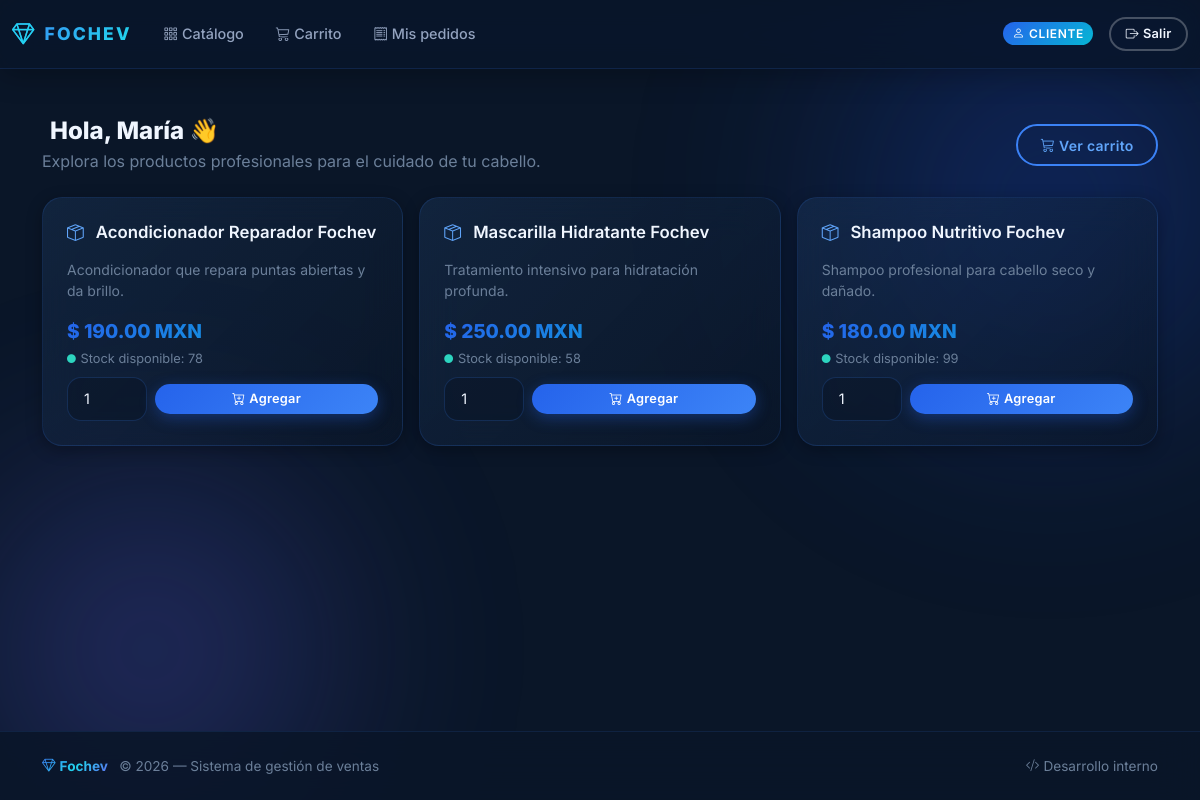
/shop (signed in), run on the app's committed database.
### app.py (models this page shows, shortened)
class User(db.Model):
    __tablename__ = "users"
    id = db.Column(db.Integer, primary_key=True)
    email = db.Column(db.String(120), unique=True, nullable=False)
    password_hash = db.Column(db.String(255), nullable=False)
    role = db.Column(db.String(20), nullable=False)  # admin | distributor | customer
    first_name = db.Column(db.String(100), nullable=False)
    last_name = db.Column(db.String(100), nullable=False)
    phone = db.Column(db.String(50), nullable=True)
    address = db.Column(db.String(255), nullable=True)
    city = db.Column(db.String(100), nullable=True)
    state = db.Column(db.String(100), nullable=True)
    postal_code = db.Column(db.String(20), nullable=True)
    zone_id = db.Column(db.Integer, db.ForeignKey("zones.id"), nullable=True)
    active = db.Column(db.Boolean, default=True, nullable=False)
    zone = db.relationship("Zone", back_populates="distributors", lazy=True)
    customer_orders = db.relationship(
        "Order", back_populates="customer",
        foreign_keys="Order.customer_id", lazy=True
    )
    distributor_orders = db.relationship(
        "Order", back_populates="distributor",
        foreign_keys="Order.distributor_id", lazy=True
    )

class Product(db.Model):
    __tablename__ = "products"
    id = db.Column(db.Integer, primary_key=True)
    name = db.Column(db.String(150), nullable=False)
    description = db.Column(db.Text, nullable=True)
    price = db.Column(db.Float, nullable=False)
    stock = db.Column(db.Integer, nullable=False, default=0)
    active = db.Column(db.Boolean, default=True, nullable=False)
    order_items = db.relationship("OrderItem", back_populates="product", lazy=True)

### app.py (the view)
@app.route("/shop")
@login_required(role="customer")
def customer_dashboard():
    user = get_current_user()
    products = Product.query.filter_by(active=True).order_by(Product.name).all()
    return render_template("customer_dashboard.html", user=user, products=products)

### app.py (called while the page is built)
@app.before_request
def ensure_db_initialized():
    global _db_initialized
    if not _db_initialized:
        _init_db()

def get_current_user():
    user_id = session.get("user_id")
    if not user_id:
        return None
    return db.session.get(User, user_id)

def login_required(role=None):
    def decorator(fn):
        @wraps(fn)
        def wrapper(*args, **kwargs):
            user = get_current_user()
            if not user:
                flash("Debes iniciar sesión primero.", "warning")
                return redirect(url_for("login"))
            if role and user.role != role:
                flash("No tienes permiso para acceder a esta sección.", "warning")
                return redirect(url_for("index"))
            return fn(*args, **kwargs)
        return wrapper
    return decorator

@app.context_processor
def inject_now():
    return {"now": datetime.utcnow()}

### templates/customer_dashboard.html (shortened to what this page needs)
{% extends "base.html" %}
{% block content %}
<div class="greeting-section d-flex justify-content-between align-items-center mb-4 flex-wrap gap-2">
    <div>
        <h1 class="h4 mb-1">
            Hola, {{ user.first_name }} 👋
        </h1>
        <p class="text-muted mb-0">Explora los productos profesionales para el cuidado de tu cabello.</p>
    </div>
    <div>
        <a href="{{ url_for('customer_cart') }}" class="btn btn-outline-primary">
            <i class="bi bi-cart3 me-1"></i>Ver carrito
        </a>
    </div>
</div>
{% if products %}
<div class="row g-3">
    {% for product in products %}
    <div class="col-md-4">
        <div class="card product-card h-100 animate-in animate-in-{{ loop.index % 6 + 1 }}">
            <div class="card-body d-flex flex-column">
                <h5 class="card-title">
                    <i class="bi bi-box-seam me-1" style="color: var(--blue-300);"></i>
                    {{ product.name }}
                </h5>
                <p class="text-muted small flex-grow-1">
                    {{ product.description or "Producto profesional Fochev para el cuidado del cabello." }}
                </p>
                <p class="product-price mb-1">$ {{ "%.2f"|format(product.price) }} MXN</p>
                <p class="product-stock mb-2">
                    <i class="bi bi-circle-fill"></i>
                    Stock disponible: {{ product.stock }}
                </p>
                <form method="post" action="{{ url_for('customer_add_to_cart', product_id=product.id) }}"
                    class="d-flex align-items-center gap-2 mt-auto">
                    <input type="number" class="form-control form-control-sm" name="quantity" min="1" value="1"
                        style="max-width: 80px;">
                    <button type="submit" class="btn btn-primary btn-sm flex-grow-1">
                        <i class="bi bi-cart-plus me-1"></i>Agregar
                    </button>
                </form>
            </div>
        </div>
    </div>
    {% endfor %}
</div>
{% endif %}
{% endblock %}

### data on the page
User: first_name "María"
Product: name "Acondicionador Reparador Fochev", description "Acondicionador que repara puntas abiertas y da brillo.", price "190.00", stock "78"
Product: name "Mascarilla Hidratante Fochev", description "Tratamiento intensivo para hidratación profunda.", price "250.00", stock "58"
Product: name "Shampoo Nutritivo Fochev", description "Shampoo profesional para cabello seco y dañado.", price "180.00", stock "99"
